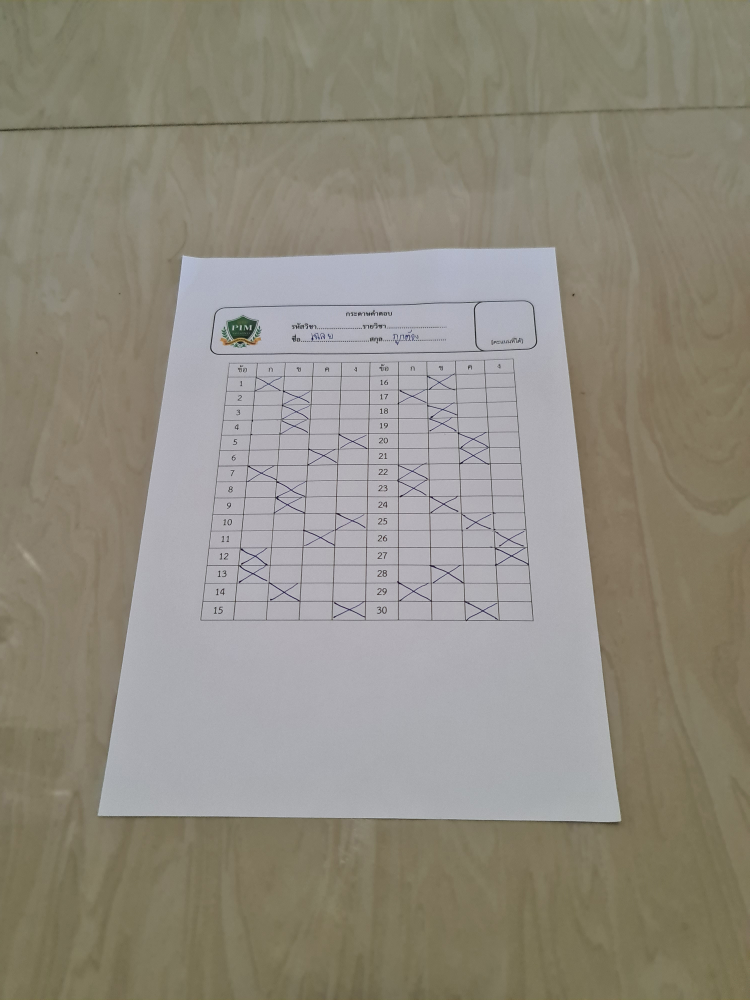
#> input picture input img/test_7.jpg, 3000 x 4000 px (shown at 1/4 size)
$ python main.py
#> lines starting #> are read from the running program, lines starting #| are printed output that depends on the picture; after the words box and inside, x2 and y2 are one past the last pixel; in counts of white or black regions, pixels touching at a corner belong together; long printed decimals are rounded
import imutils
import cv2
import numpy as np
import matplotlib.pyplot as plt
import skimage
from skimage.measure import label, regionprops
import array as arr


def peepsctive(thresh):
    corners = cv2.goodFeaturesToTrack(thresh, 4, 0.01, 100)
    corners = np.int0(corners)
    for corner in corners:
        x, y = corner.ravel()
    edged = cv2.Canny(thresh, 50, 100)
    edged = cv2.dilate(edged, None, iterations=1)
    edged = cv2.erode(edged, None, iterations=1)
    # cv2.imwrite('output/4pre_edged.jpg', edged)
    cnts = cv2.findContours(edged.copy(), cv2.RETR_EXTERNAL, cv2.CHAIN_APPROX_SIMPLE)
    cnts = imutils.grab_contours(cnts)
    for c in cnts:
        epsilon = 0.06 * cv2.arcLength(c, True)
        approx = cv2.approxPolyDP(c, epsilon, True)
        print(approx)
    # cv2.imwrite('output/5contour.jpg', img)

    for c in cnts:  # 1
        # find bounding box coordinates
        x, y, w, h = cv2.boundingRect(c)
        print(x)
        print(y)
        print(w)
        print(h)
    cv2.rectangle(img, (x, y), (x + w, y + h), (0, 255, 0), 2)
    # find minimum area
    rect = cv2.minAreaRect(c)
    # calculate 4 coordinates of the minimum area rectangle
    box = cv2.boxPoints(rect)
    print(box)
    # casting to integers
    box = np.int64(box)  # 6
    # draw contours
    cv2.drawContours(img, [box], 0, (0, 0, 255), 2)
    myPoints = np.array(approx, dtype=np.int32)
    print('********************************')
    print(myPoints)

    w = 2480;
    h = 3508;
    pts1 = np.float32([myPoints[1], myPoints[0], myPoints[2], myPoints[3]])
    pts2 = np.float32([[0, 0], [w, 0], [0, h], [w, h]])
    matrix = cv2.getPerspectiveTransform(pts1, pts2)
    result = cv2.warpPerspective(img, matrix, (w, h))
    cv2.imwrite('output/6_perspective.jpg', result)
    return result


def preimg(imS):
    cv2.imwrite('output/1img.jpg', imS)
    gray = cv2.cvtColor(imS, cv2.COLOR_BGR2GRAY)
    cv2.imwrite('output/2pre_blurred.jpg', gray)
    thresh = cv2.threshold(gray, 160, 255, cv2.THRESH_BINARY)[1]
    cv2.imwrite('output/3pre_thresh.jpg', thresh)
    return thresh


def peepsctive2(thresh2):
    corners = cv2.goodFeaturesToTrack(thresh2, 4, 0.01, 100)
    corners = np.int0(corners)
    for corner in corners:
        x, y = corner.ravel()
    edged = cv2.Canny(thresh2, 50, 100)
    edged = cv2.dilate(edged, None, iterations=1)
    edged = cv2.erode(edged, None, iterations=1)
    cv2.imwrite('output2/edged.jpg', edged)
    cnts = cv2.findContours(edged.copy(), cv2.RETR_EXTERNAL, cv2.CHAIN_APPROX_SIMPLE)
    cnts = imutils.grab_contours(cnts)
    for c in cnts:
        epsilon = 0.06 * cv2.arcLength(c, True)
        approx = cv2.approxPolyDP(c, epsilon, True)
        print(approx)
    cv2.imwrite('output2/contour.jpg', img2)

    for c in cnts:  # 1
        # find bounding box coordinates
        x, y, w, h = cv2.boundingRect(c)
        print(x)
        print(y)
        print(w)
        print(h)
    cv2.rectangle(img2, (x, y), (x + w, y + h), (0, 255, 0), 2)
    # find minimum area
    rect = cv2.minAreaRect(c)
    # calculate 4 coordinates of the minimum area rectangle
    box = cv2.boxPoints(rect)
    print(box)
    # casting to integers
    box = np.int64(box)  # 6
    # draw contours
    cv2.drawContours(img2, [box], 0, (0, 0, 255), 2)
    myPoints = np.array(approx, dtype=np.int32)
    print('********************************')
    print(myPoints)

    w = 2480;
    h = 3508;
    pts1 = np.float32([myPoints[1], myPoints[0], myPoints[2], myPoints[3]])
    pts2 = np.float32([[0, 0], [w, 0], [0, h], [w, h]])
    matrix = cv2.getPerspectiveTransform(pts1, pts2)
    result = cv2.warpPerspective(img2, matrix, (w, h))
    cv2.imwrite('output2/perspective.jpg', result)
    return result


def preimg2(imS):
    cv2.imwrite('output2/img.jpg', imS)
    gray = cv2.cvtColor(imS, cv2.COLOR_BGR2GRAY)
    cv2.imwrite('output2/gray.jpg', gray)
    thresh = cv2.threshold(gray, 160, 255, cv2.THRESH_BINARY)[1]
    cv2.imwrite('output2/thresh.jpg', thresh)
    return thresh

x = 146
y = 250
h = 18
w = 32
ansCorrect = []
ansUser = []
sum = 0
choose = ''
choose2 = ''
img = cv2.imread('input img/test_7.jpg')
#> img is the input picture: shape (4000, 3000, 3); mean B, G, R 127.8, 139.6, 144.3
peepsctive(preimg(img))
#> in preimg, `thresh = cv2.threshold(gray, 160, 255, cv2.THRESH_BINARY)[1]`:
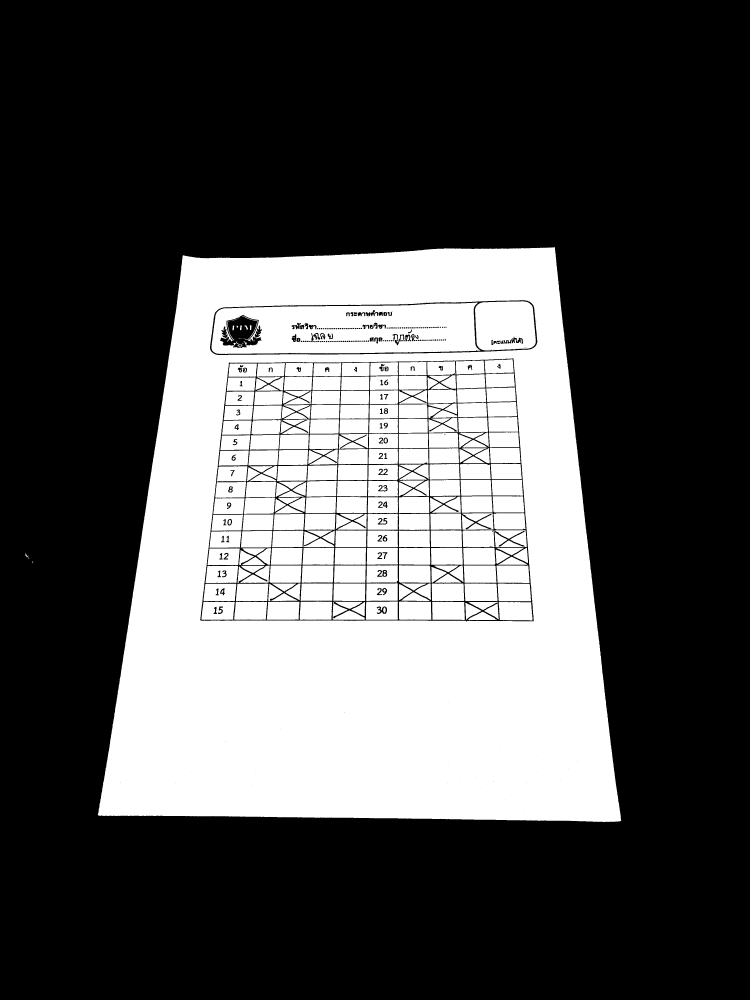
#> thresh: shape (4000, 3000) (shown at 1/4 size); 32% white; 308 white regions (40 under 20 px), largest, box (x1, y1, x2, y2) and area: (391, 989, 2485, 3288) 2494617, (846, 1210, 1922, 1416) 171706, (1900, 1205, 2143, 1402) 42548
#> in peepsctive, `corners = cv2.goodFeaturesToTrack(thresh, 4, 0.01, 100)`: corners = [[1994, 2479], [1390, 2439], [1130, 2369], [887, 2306]]
#> the loop in peepsctive, `for corner in corners:` made 4 passes
#> in peepsctive, `edged = cv2.Canny(thresh, 50, 100)`: edged: shape (4000, 3000); 0.86% white in thin lines or dots, all inside (x1, y1, x2, y2) = (100, 988, 2485, 3288)
#> in peepsctive, `edged = cv2.dilate(edged, None, iterations=1)`: edged: shape (4000, 3000); 2.8% white; 113 white regions, largest, box (x1, y1, x2, y2) and area: (799, 1430, 2136, 2488) 235761, (390, 987, 2486, 3289) 26206, (838, 1198, 2154, 1421) 20395
#> in peepsctive, `edged = cv2.erode(edged, None, iterations=1)`: edged: shape (4000, 3000); 1.3% white; 122 white regions (42 under 20 px)
#> in peepsctive, `cnts = cv2.findContours(edged.copy(), cv2.RETR_EXTERNAL, cv2.CHAIN_APP..`: cnts = 4 contours, 2 with area under 20; largest, box (x1, y1, x2, y2) and area: (391, 988, 2485, 3288) 4028658, (100, 2213, 118, 2238) 148
#> the loop in peepsctive, `for c in cnts:` made 4 passes
#> (epsilon, approx) on passes 1 to 4: (0.48, [[134, 2252], [134, 2254], [136, 2254], [136, 2252]]), (1.01, [[129, 2245], [127, 2245], [127, 2251], [130, 2250]]), (4.44, [[100, 2214], [106, 2231], [117, 2235], [114, 2222]]), (508.9, [[2219, 989], [731, 1021], [392, 3261], [2484, 3282]])
#> (printed output is left out)
#> the loop in peepsctive, `for c in cnts:` made 4 passes
#> (x, y, w, h) on passes 2 to 4: (127, 2245, 4, 7), (100, 2213, 18, 25), (391, 988, 2094, 2300)
#> (c, x, y, w, h) on pass 1: ([[134, 2252], [134, 2254], [136, 2254], [136, 2252]], 134, 2252, 3, 3)
#> (printed output is left out)
#> in peepsctive, `rect = cv2.minAreaRect(c)`: rect = ((1451.2, 2127.2), (2296.7, 2093.2), -89.31)
#> in peepsctive, `box = cv2.boxPoints(rect)`: box = [[2483.9, 3288.1], [390.9, 3262.9], [418.5, 966.4], [2511.6, 991.5]]
#| [[2483.9265  3288.0947 ]
#|  [ 390.905 3262.9028 ]
#|  [ 418.5464   966.3535 ]
#|  [2511.568    991.5454 ]]
#> in peepsctive, `box = np.int64(box)`: box = [[2483, 3288], [390, 3262], [418, 966], [2511, 991]]
#> in peepsctive, `myPoints = np.array(approx, dtype=np.int32)`: myPoints = [[2219, 989], [731, 1021], [392, 3261], [2484, 3282]]
#| [[[2219  989]]
#|  [[ 731 1021]]
#|  [[ 392 3261]]
#|  [[2484 3282]]]
#> in peepsctive, `pts1 = np.float32([myPoints[1], myPoints[0], myPoints[2], myPoints[3]])`: pts1 = [[731, 1021], [2219, 989], [392, 3261], [2484, 3282]]
#> in peepsctive, `matrix = cv2.getPerspectiveTransform(pts1, pts2)`: matrix = [[2.13, 0.322, -1886.3], [0.0591, 2.75, -2847.2], [2.24e-05, 0.000227, 1]]
A4 = cv2.imread('output/6_perspective.jpg')
answersheet = cv2.resize(A4, (620, 877))
cropped_image = img[80:280, 150:330]
gray = cv2.cvtColor(answersheet, cv2.COLOR_BGR2GRAY)
#> gray: shape (877, 620)
thresh = cv2.threshold(gray, 165, 255, cv2.THRESH_BINARY)[1]
#> thresh: shape (877, 620); 92.8% white; black in thin lines or dots
#plt.imshow(thresh)
#plt.show()

for i in range(30):
    if i < 15:
        x = 146

        print('loop 1-', i)
    else:
        print('loop 2-', i)
        if i == 15:
            y = 250

        x = 366
    print('ข้อที่ ', i + 1)
    print('X,y: ', x, y)
    num = 0
    for j in range(4):
        cropped_image = thresh[y:y + h, x:x + w]
        L = label(cropped_image)
        props = regionprops(L)

        print('ตัวเลือกที่ ', j + 1, 'sum : ', props.__len__())
        cv2.rectangle(answersheet, (x, y), (x + w, y + h), (0, 0, 255), 1)

        if props.__len__() == 4:
            cv2.rectangle(answersheet, (x, y), (x + w, y + h), (0, 255, 0), 1)
            if j + 1 == 1:
                choose = 'A'
            if j + 1 == 2:
                choose = 'B'
            if j + 1 == 3:
                choose = 'C'
            if j + 1 == 4:
                choose = 'D'
            num += 1
        elif props.__len__() == 6 and num == 1:
            cv2.rectangle(answersheet, (x, y), (x + w, y + h), (255, 0, 0), 1)
            num = 1
        elif props.__len__() == 6 and num == 0:
            cv2.rectangle(answersheet, (x, y), (x + w, y + h), (255, 0, 0), 1)
            num = 0
        elif props.__len__() != 1:
            cv2.rectangle(answersheet, (x, y), (x + w, y + h), (255, 10, 255), 1)
            num = 5

        x += 45

    if num == 1:
        ansCorrect.append(choose)
    elif 1 < num <= 4:
        ansCorrect.append('More')
    elif num == 0:
        ansCorrect.append('NF')
    else:
        ansCorrect.append('ERROR')

    y += 26
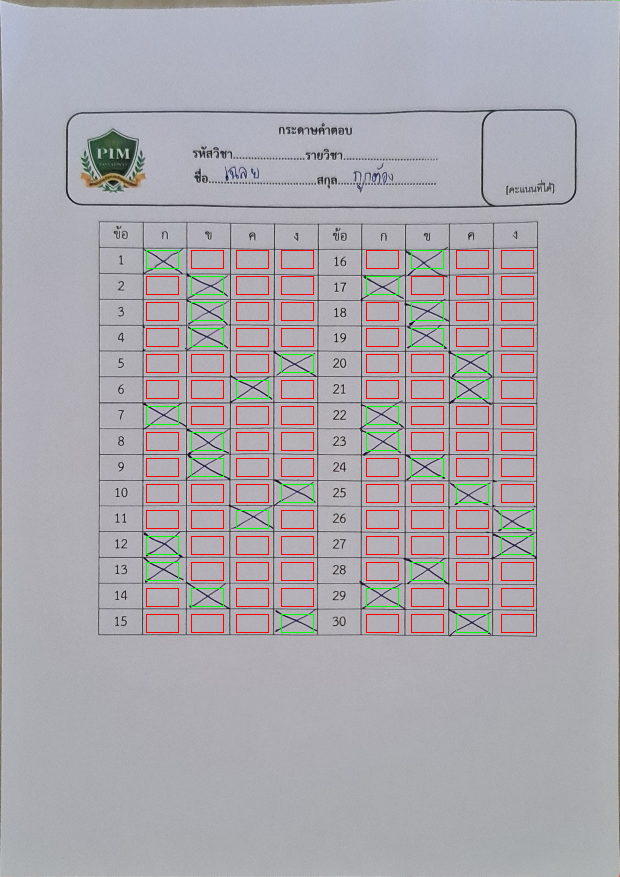
#> answersheet: shape (877, 620, 3); mean B, G, R 174.3, 168.7, 171.8
#> after the loop, ansCorrect = 30 items, first 6: 'A', 'B', 'B', 'B', 'D', 'C'

choose2 = ''
# test By Choose image Down Here
img2 = cv2.imread('input2/test_5.jpg')
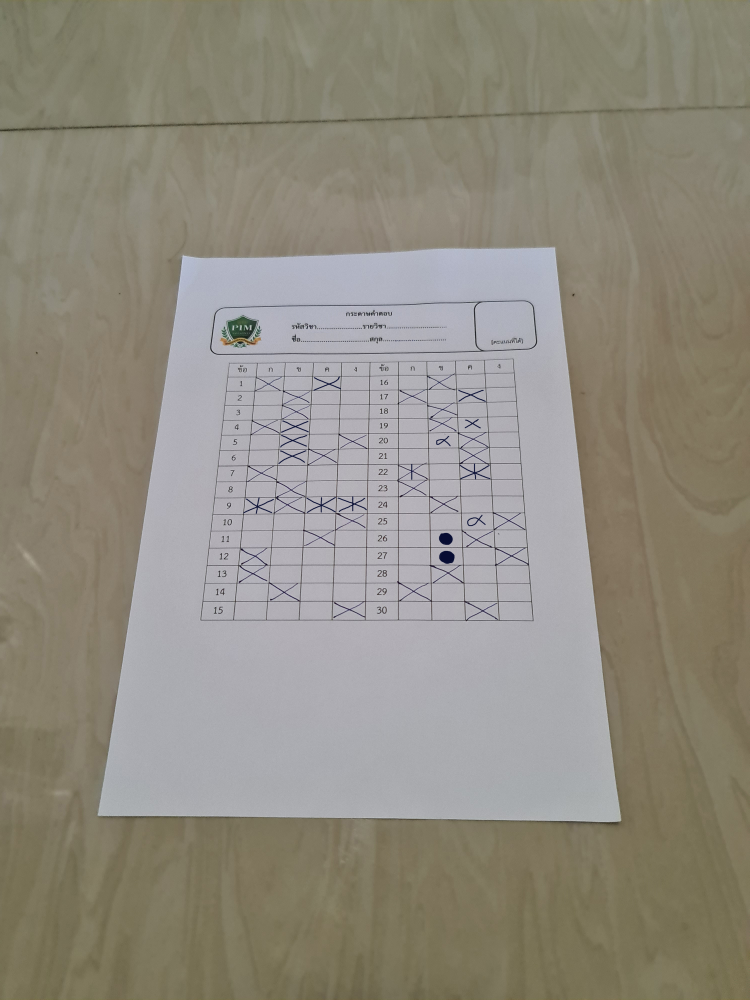
#> input picture input2/test_5.jpg, 3000 x 4000 px (shown at 1/4 size)
#> img2 is the input picture: shape (4000, 3000, 3); mean B, G, R 127.6, 139.4, 144.1
cal = peepsctive2(preimg2(img2))
#> in preimg2, `thresh = cv2.threshold(gray, 160, 255, cv2.THRESH_BINARY)[1]`: thresh: shape (4000, 3000); 31.8% white; 333 white regions (41 under 20 px), largest, box (x1, y1, x2, y2) and area: (391, 989, 2485, 3288) 2494617, (846, 1210, 1922, 1416) 173999, (1900, 1205, 2143, 1402) 42548
#> the loop in peepsctive2, `for corner in corners:` made 4 passes
#> in peepsctive2, `edged = cv2.dilate(edged, None, iterations=1)`:
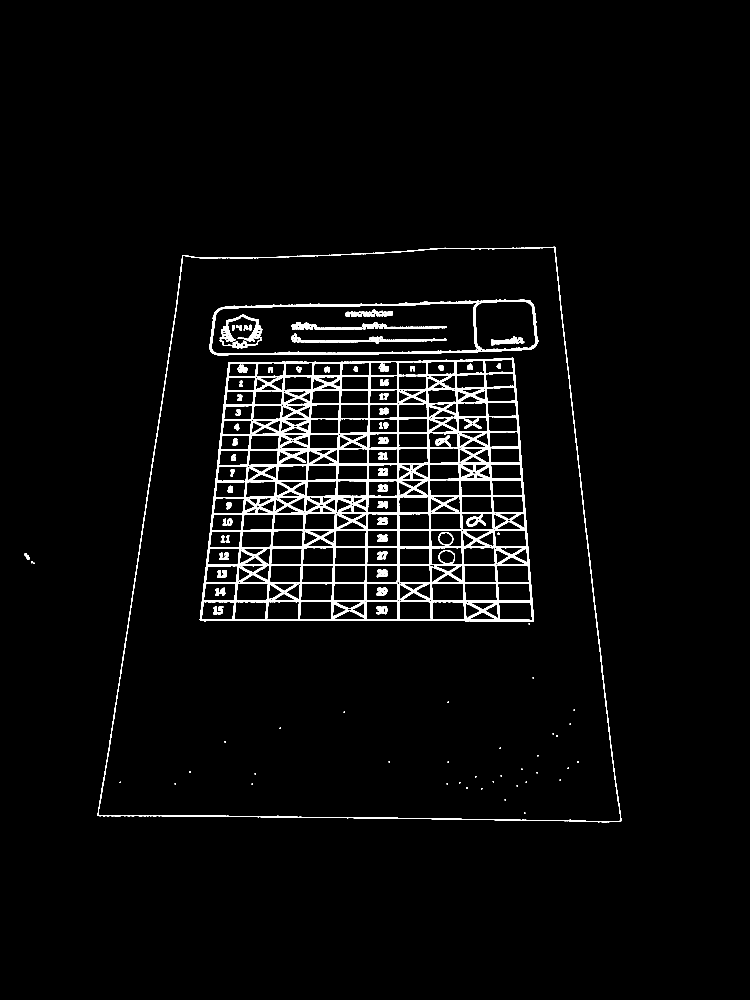
#> edged: shape (4000, 3000) (shown at 1/4 size); 2.9% white; 116 white regions, largest, box (x1, y1, x2, y2) and area: (799, 1430, 2136, 2488) 251680, (390, 987, 2486, 3289) 26206, (838, 1198, 2154, 1421) 20395
#> in peepsctive2, `edged = cv2.erode(edged, None, iterations=1)`: edged: shape (4000, 3000); 1.3% white; 127 white regions (42 under 20 px)
#> the loop in peepsctive2, `for c in cnts:` made 4 passes
#> (printed output is left out)
#> the loop in peepsctive2, `for c in cnts:` made 4 passes
#> (printed output is left out)
#> in peepsctive2, `rect = cv2.minAreaRect(c)`: rect = ((1451.2, 2127.2), (2296.7, 2093.2), -89.31)
#> in peepsctive2, `box = cv2.boxPoints(rect)`: box = [[2483.9, 3288.1], [390.9, 3262.9], [418.5, 966.4], [2511.6, 991.5]]
#| [[2483.9265  3288.0947 ]
#|  [ 390.905 3262.9028 ]
#|  [ 418.5464   966.3535 ]
#|  [2511.568    991.5454 ]]
#> in peepsctive2, `box = np.int64(box)`: box = [[2483, 3288], [390, 3262], [418, 966], [2511, 991]]
#| [[[2219  989]]
#|  [[ 731 1021]]
#|  [[ 392 3261]]
#|  [[2484 3282]]]
A4 = cv2.imread('output2/perspective.jpg')
answersheet2 = cv2.resize(A4, (620, 877))
cropped_image = img2[80:280, 150:330]
gray = cv2.cvtColor(answersheet2, cv2.COLOR_BGR2GRAY)
#> gray: shape (877, 620)
thresh2 = cv2.threshold(gray, 165, 255, cv2.THRESH_BINARY)[1]
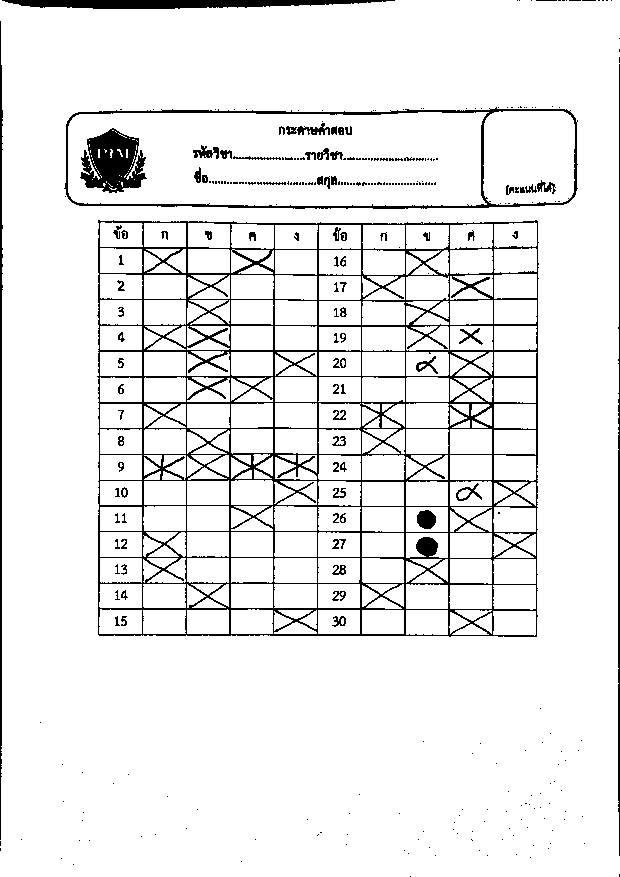
#> thresh2: shape (877, 620); 92.4% white; 309 black regions (222 under 20 px), largest, box (x1, y1, x2, y2) and area: (97, 220, 539, 637) 25347, (64, 107, 578, 209) 3110, (80, 128, 147, 193) 2767
#plt.imshow(thresh2)
#plt.show()

x = 146
y = 250
for k in range(30):
    if k < 15:
        x = 146

        print('loop 1-', k)
    else:
        print('loop 2-', k)
        if k == 15:
            y = 250

        x = 366
    print('ข้อที่ ', k + 1)
    num = 0
    for l in range(4):
        cropped_image = thresh2[y:y + h, x:x + w]
        K = label(cropped_image)
        props = regionprops(K)

        print('ตัวเลือกที่ ', l + 1, 'sum : ', props.__len__())
        cv2.rectangle(answersheet2, (x, y), (x + w, y + h), (0, 0, 255), 1)

        if props.__len__() == 4:
            cv2.rectangle(answersheet2, (x, y), (x + w, y + h), (0, 255, 0), 1)
            if l + 1 == 1:
                choose2 = 'A'
            if l + 1 == 2:
                choose2 = 'B'
            if l + 1 == 3:
                choose2 = 'C'
            if l + 1 == 4:
                choose2 = 'D'
            num += 1
        elif props.__len__() == 6 and num == 1:
            cv2.rectangle(answersheet2, (x, y), (x + w, y + h), (255, 0, 0), 1)
            num = 1
        elif props.__len__() == 6 and num == 0:
            cv2.rectangle(answersheet2, (x, y), (x + w, y + h), (255, 0, 0), 1)
            num = 0
        elif props.__len__() != 1:
            cv2.rectangle(answersheet2, (x, y), (x + w, y + h), (255, 10, 255), 1)
            num = 5

        x += 45

    if num == 1:
        ansUser.append(choose2)
    elif 1 < num <= 4:
        ansUser.append('More')
    elif num == 0:
        ansUser.append('NF')
    else:
        ansUser.append('ERROR')

    y += 26
#> this loop made 30 passes
#> (printed output is left out)
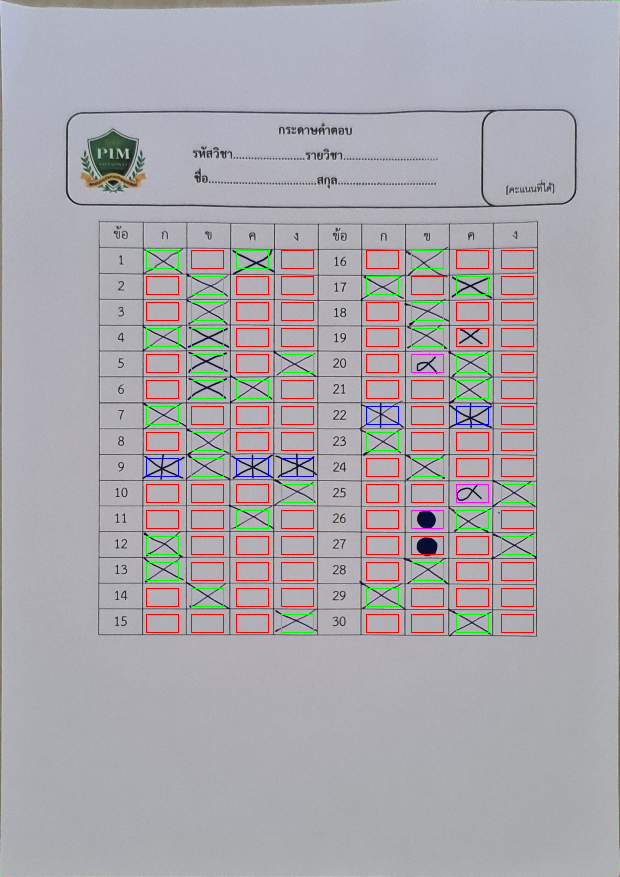
#> answersheet2: shape (877, 620, 3); mean B, G, R 174.2, 168.4, 170.8
#> after the loop, ansUser = 30 items, first 6: 'More', 'B', 'B', 'More', 'More', 'More'

print('ansCorrect ', ansCorrect)
print('ansUser', ansUser)
for i in range(30):
    if ansCorrect[i]==ansUser[i]:
        sum+=1
    if i >= 3:
        if ansCorrect[i] == ansCorrect[i - 1] == ansCorrect[i - 2]:
            print('มีคำตอบซ้ำกันเกิน 2 ข้อ ได้แก่ข้อ', i+1, ',', i, ',', i - 1)
        if ansCorrect[i] == 'D':
            if (ansCorrect[i - 1] == 'C' and ansCorrect[i - 2] == 'B' and ansCorrect[i - 3] == 'A') :
                print('มีคำตอบเรียงกันเกิน 4 ข้อ ได้แก่ข้อ',i-2 ,',',i-1,',',i,',',i+1)
    if i >= 6:
        if ansCorrect[i] == 'A':
            if (ansCorrect[i - 1] == 'B' and ansCorrect[i - 2] == 'C' and ansCorrect[i - 3] == 'D'):
                 print('มีคำตอบเรียงกันเกิน 4 ข้อ ได้แก่ข้อ', i - 2, ',', i - 1, ',', i, ',', i + 1)
#> after the loop, sum = 21


print('sum : ',sum)
# cv2.putText(answersheet, str(sum), (485, 165), cv2.FONT_HERSHEY_SIMPLEX, 2, (0, 0, 255),thickness=5)
cv2.imshow('answersheet', answersheet)
cv2.putText(answersheet2, str(sum), (485, 165), cv2.FONT_HERSHEY_SIMPLEX, 2, (0, 0, 255),thickness=5)
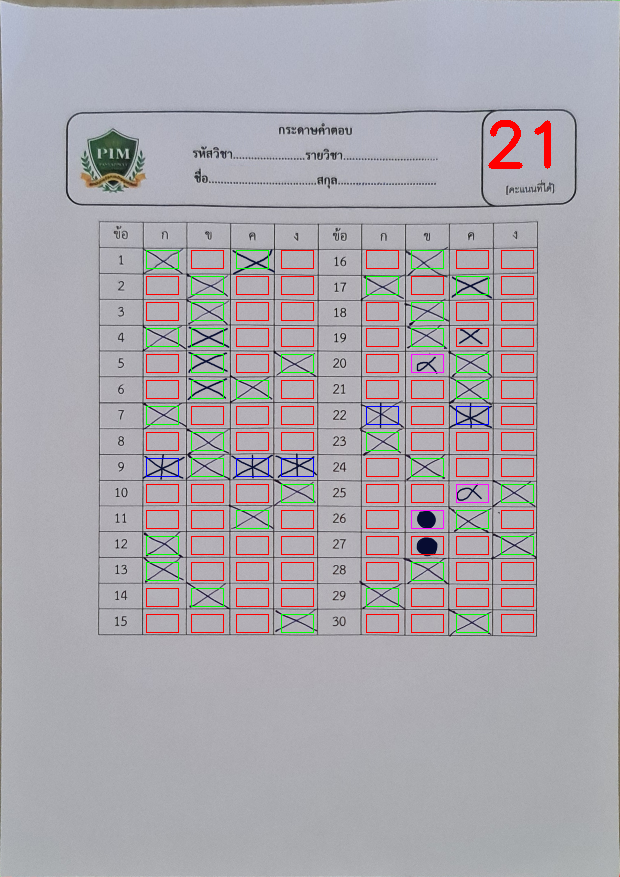
#> answersheet2: shape (877, 620, 3); 0.21% of pixels changed, all inside (x1, y1, x2, y2) = (488, 120, 551, 169)
cv2.imshow('answersheet2', answersheet2)
cv2.waitKey(0)
